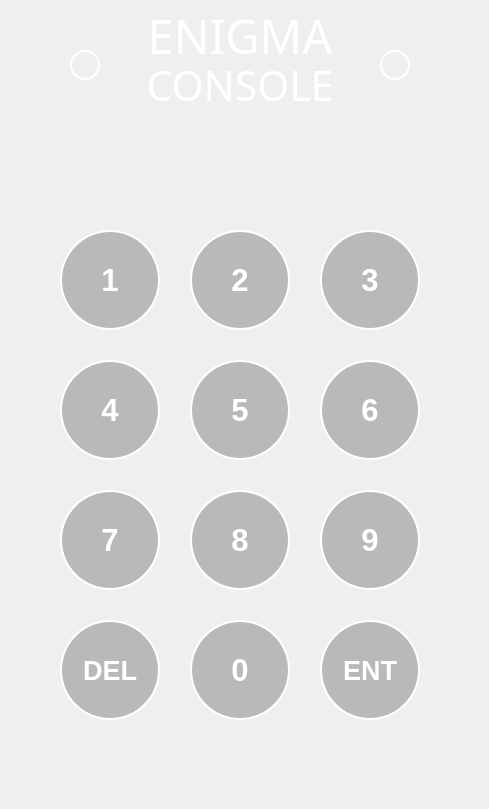
    <widget class="QWidget" name="create_password_page1">
     <widget class="QLabel" name="background_2">
      <property name="geometry">
       <rect>
        <x>0</x>
        <y>0</y>
        <width>480</width>
        <height>800</height>
       </rect>
      </property>
      <property name="styleSheet">
       <string notr="true">background-image: url(bg-vertical.png);</string>
      </property>
      <property name="text">
       <string/>
      </property>
     </widget>
     <widget class="QLabel" name="enigmatext_2">
      <property name="geometry">
       <rect>
        <x>0</x>
        <y>10</y>
        <width>480</width>
        <height>51</height>
       </rect>
      </property>
      <property name="font">
       <font>
        <family>Montserrat Black</family>
        <pointsize>35</pointsize>
       </font>
      </property>
      <property name="styleSheet">
       <string notr="true">color:rgba(255,255,255,255);
</string>
      </property>
      <property name="text">
       <string>ENIGMA</string>
      </property>
      <property name="textFormat">
       <enum>Qt::PlainText</enum>
      </property>
      <property name="alignment">
       <set>Qt::AlignCenter</set>
      </property>
     </widget>
     <widget class="QLabel" name="consoletext_2">
      <property name="geometry">
       <rect>
        <x>0</x>
        <y>60</y>
        <width>480</width>
        <height>51</height>
       </rect>
      </property>
      <property name="font">
       <font>
        <family>Montserrat Light</family>
        <pointsize>31</pointsize>
       </font>
      </property>
      <property name="styleSheet">
       <string notr="true">
color:rgba(255,255,255,255);</string>
      </property>
      <property name="text">
       <string>CONSOLE</string>
      </property>
      <property name="textFormat">
       <enum>Qt::AutoText</enum>
      </property>
      <property name="alignment">
       <set>Qt::AlignCenter</set>
      </property>
     </widget>
     <widget class="QPushButton" name="num4_pushbutton">
      <property name="geometry">
       <rect>
        <x>60</x>
        <y>360</y>
        <width>100</width>
        <height>100</height>
       </rect>
      </property>
      <property name="font">
       <font>
        <pointsize>23</pointsize>
        <weight>75</weight>
        <bold>true</bold>
       </font>
      </property>
      <property name="styleSheet">
       <string notr="true">QPushButton {
        color: white; 
        border: 2px solid white; 
        border-radius: 50px; 
        background-color: rgba(96, 96, 96, 96);; 
        padding: 5px; 
    }

    QPushButton:pressed {
        background-color: rgba(196, 196, 196, 196); 

 }</string>
      </property>
      <property name="text">
       <string>4</string>
      </property>
      <property name="iconSize">
       <size>
        <width>50</width>
        <height>50</height>
       </size>
      </property>
      <property name="autoDefault">
       <bool>false</bool>
      </property>
      <property name="flat">
       <bool>true</bool>
      </property>
     </widget>
     <widget class="QPushButton" name="num7_pushbutton">
      <property name="geometry">
       <rect>
        <x>60</x>
        <y>490</y>
        <width>100</width>
        <height>100</height>
       </rect>
      </property>
      <property name="font">
       <font>
        <pointsize>23</pointsize>
        <weight>75</weight>
        <bold>true</bold>
       </font>
      </property>
      <property name="styleSheet">
       <string notr="true">QPushButton {
        color: white; 
        border: 2px solid white; 
        border-radius: 50px; 
        background-color: rgba(96, 96, 96, 96);; 
        padding: 5px; 
    }

    QPushButton:pressed {
        background-color: rgba(196, 196, 196, 196); 

 }</string>
      </property>
      <property name="text">
       <string>7</string>
      </property>
     </widget>
     <widget class="QPushButton" name="num5_pushbutton">
      <property name="geometry">
       <rect>
        <x>190</x>
        <y>360</y>
        <width>100</width>
        <height>100</height>
       </rect>
      </property>
      <property name="font">
       <font>
        <pointsize>23</pointsize>
        <weight>75</weight>
        <bold>true</bold>
       </font>
      </property>
      <property name="styleSheet">
       <string notr="true">QPushButton {
        color: white; 
        border: 2px solid white; 
        border-radius: 50px; 
        background-color: rgba(96, 96, 96, 96);; 
        padding: 5px; 
    }

    QPushButton:pressed {
        background-color: rgba(196, 196, 196, 196); 

 }</string>
      </property>
      <property name="text">
       <string>5</string>
      </property>
     </widget>
     <widget class="QPushButton" name="num0_pushbutton">
      <property name="geometry">
       <rect>
        <x>190</x>
        <y>620</y>
        <width>100</width>
        <height>100</height>
       </rect>
      </property>
      <property name="font">
       <font>
        <pointsize>23</pointsize>
        <weight>75</weight>
        <bold>true</bold>
       </font>
      </property>
      <property name="styleSheet">
       <string notr="true">QPushButton {
        color: white; 
        border: 2px solid white; 
        border-radius: 50px; 
        background-color: rgba(96, 96, 96, 96);; 
        padding: 5px; 
    }

    QPushButton:pressed {
        background-color: rgba(196, 196, 196, 196); 

 }</string>
      </property>
      <property name="text">
       <string>0</string>
      </property>
     </widget>
     <widget class="QPushButton" name="num6_pushbutton">
      <property name="geometry">
       <rect>
        <x>320</x>
        <y>360</y>
        <width>100</width>
        <height>100</height>
       </rect>
      </property>
      <property name="font">
       <font>
        <pointsize>23</pointsize>
        <weight>75</weight>
        <bold>true</bold>
       </font>
      </property>
      <property name="styleSheet">
       <string notr="true">QPushButton {
        color: white; 
        border: 2px solid white; 
        border-radius: 50px; 
        background-color: rgba(96, 96, 96, 96);; 
        padding: 5px; 
    }

    QPushButton:pressed {
        background-color: rgba(196, 196, 196, 196); 

 }</string>
      </property>
      <property name="text">
       <string>6</string>
      </property>
     </widget>
     <widget class="QPushButton" name="ent_pushbutton">
      <property name="geometry">
       <rect>
        <x>320</x>
        <y>620</y>
        <width>100</width>
        <height>100</height>
       </rect>
      </property>
      <property name="font">
       <font>
        <pointsize>20</pointsize>
        <weight>75</weight>
        <bold>true</bold>
       </font>
      </property>
      <property name="styleSheet">
       <string notr="true">QPushButton {
        color: white; 
        border: 2px solid white; 
        border-radius: 50px; 
        background-color: rgba(96, 96, 96, 96);; 
        padding: 5px; 
    }

    QPushButton:pressed {
        background-color: rgba(196, 196, 196, 196); 

 }</string>
      </property>
      <property name="text">
       <string>ENT</string>
      </property>
     </widget>
     <widget class="QPushButton" name="num1_pushbutton">
      <property name="geometry">
       <rect>
        <x>60</x>
        <y>230</y>
        <width>100</width>
        <height>100</height>
       </rect>
      </property>
      <property name="font">
       <font>
        <pointsize>23</pointsize>
        <weight>75</weight>
        <bold>true</bold>
       </font>
      </property>
      <property name="styleSheet">
       <string notr="true">
QPushButton {
        color: white; 
        border: 2px solid white; 
        border-radius: 50px; 
        background-color: rgba(96, 96, 96, 96);; 
        padding: 5px; 
    }

    QPushButton:pressed {
        background-color: rgba(196, 196, 196, 196); 

 }</string>
      </property>
      <property name="text">
       <string>1</string>
      </property>
      <property name="iconSize">
       <size>
        <width>50</width>
        <height>50</height>
       </size>
      </property>
      <property name="autoDefault">
       <bool>true</bool>
      </property>
      <property name="flat">
       <bool>false</bool>
      </property>
     </widget>
     <widget class="QPushButton" name="num8_pushbutton">
      <property name="geometry">
       <rect>
        <x>190</x>
        <y>490</y>
        <width>100</width>
        <height>100</height>
       </rect>
      </property>
      <property name="font">
       <font>
        <pointsize>23</pointsize>
        <weight>75</weight>
        <bold>true</bold>
       </font>
      </property>
      <property name="styleSheet">
       <string notr="true">QPushButton {
        color: white; 
        border: 2px solid white; 
        border-radius: 50px; 
        background-color: rgba(96, 96, 96, 96);; 
        padding: 5px; 
    }

    QPushButton:pressed {
        background-color: rgba(196, 196, 196, 196); 

 }</string>
      </property>
      <property name="text">
       <string>8</string>
      </property>
     </widget>
     <widget class="QPushButton" name="del_pushbutton">
      <property name="geometry">
       <rect>
        <x>60</x>
        <y>620</y>
        <width>100</width>
        <height>100</height>
       </rect>
      </property>
      <property name="font">
       <font>
        <pointsize>20</pointsize>
        <weight>75</weight>
        <bold>true</bold>
       </font>
      </property>
      <property name="styleSheet">
       <string notr="true">QPushButton {
        color: white; 
        border: 2px solid white; 
        border-radius: 50px; 
        background-color: rgba(96, 96, 96, 96);; 
        padding: 5px; 
    }

    QPushButton:pressed {
        background-color: rgba(196, 196, 196, 196); 

 }</string>
      </property>
      <property name="text">
       <string>DEL</string>
      </property>
     </widget>
     <widget class="QPushButton" name="num3_pushbutton">
      <property name="geometry">
       <rect>
        <x>320</x>
        <y>230</y>
        <width>100</width>
        <height>100</height>
       </rect>
      </property>
      <property name="font">
       <font>
        <pointsize>23</pointsize>
        <weight>75</weight>
        <bold>true</bold>
       </font>
      </property>
      <property name="styleSheet">
       <string notr="true">QPushButton {
        color: white; 
        border: 2px solid white; 
        border-radius: 50px; 
        background-color: rgba(96, 96, 96, 96);; 
        padding: 5px; 
    }

    QPushButton:pressed {
        background-color: rgba(196, 196, 196, 196); 

 }</string>
      </property>
      <property name="text">
       <string>3</string>
      </property>
     </widget>
     <widget class="QPushButton" name="num9_pushbutton">
      <property name="geometry">
       <rect>
        <x>320</x>
        <y>490</y>
        <width>100</width>
        <height>100</height>
       </rect>
      </property>
      <property name="font">
       <font>
        <pointsize>23</pointsize>
        <weight>75</weight>
        <bold>true</bold>
       </font>
      </property>
      <property name="styleSheet">
       <string notr="true">QPushButton {
        color: white; 
        border: 2px solid white; 
        border-radius: 50px; 
        background-color: rgba(96, 96, 96, 96);; 
        padding: 5px; 
    }

    QPushButton:pressed {
        background-color: rgba(196, 196, 196, 196); 

 }</string>
      </property>
      <property name="text">
       <string>9</string>
      </property>
     </widget>
     <widget class="QPushButton" name="num2_pushbutton">
      <property name="geometry">
       <rect>
        <x>190</x>
        <y>230</y>
        <width>100</width>
        <height>100</height>
       </rect>
      </property>
      <property name="font">
       <font>
        <pointsize>23</pointsize>
        <weight>75</weight>
        <bold>true</bold>
       </font>
      </property>
      <property name="styleSheet">
       <string notr="true">QPushButton {
        color: white; 
        border: 2px solid white; 
        border-radius: 50px; 
        background-color: rgba(96, 96, 96, 96);; 
        padding: 5px; 
    }

    QPushButton:pressed {
        background-color: rgba(196, 196, 196, 196); 

 }</string>
      </property>
      <property name="text">
       <string>2</string>
      </property>
     </widget>
     <widget class="QLineEdit" name="create_password_2">
      <property name="geometry">
       <rect>
        <x>100</x>
        <y>130</y>
        <width>280</width>
        <height>60</height>
       </rect>
      </property>
      <property name="font">
       <font>
        <pointsize>20</pointsize>
       </font>
      </property>
      <property name="autoFillBackground">
       <bool>false</bool>
      </property>
      <property name="styleSheet">
       <string notr="true">background-color:rgba(0, 0, 0, 0);
border:none;
border-bottom:3px solid rgba(237, 237, 237, 237);
color:rgba(237, 237, 237, 237);
padding-bottom:7px;
background-color: rgba(0, 0, 0, 0);</string>
      </property>
      <property name="frame">
       <bool>true</bool>
      </property>
      <property name="echoMode">
       <enum>QLineEdit::Password</enum>
      </property>
      <property name="alignment">
       <set>Qt::AlignCenter</set>
      </property>
      <property name="placeholderText">
       <string>Create Password</string>
      </property>
      <property name="clearButtonEnabled" stdset="0">
       <bool>false</bool>
      </property>
     </widget>
     <widget class="QPushButton" name="control1_pushbutton">
      <property name="geometry">
       <rect>
        <x>70</x>
        <y>50</y>
        <width>30</width>
        <height>30</height>
       </rect>
      </property>
      <property name="font">
       <font>
        <pointsize>23</pointsize>
        <weight>75</weight>
        <bold>true</bold>
       </font>
      </property>
      <property name="styleSheet">
       <string notr="true">QPushButton {
        color: white; 
        border: 2px solid white; 
        border-radius: 15px; 
        background-color: transparent; 
        padding: 5px; 
    }

    QPushButton:pressed {
        background-color: rgba(96, 96, 96, 96); 
 }</string>
      </property>
      <property name="text">
       <string/>
      </property>
      <property name="iconSize">
       <size>
        <width>50</width>
        <height>50</height>
       </size>
      </property>
      <property name="autoDefault">
       <bool>true</bool>
      </property>
      <property name="flat">
       <bool>false</bool>
      </property>
     </widget>
     <widget class="QPushButton" name="control2_pushbutton">
      <property name="geometry">
       <rect>
        <x>380</x>
        <y>50</y>
        <width>30</width>
        <height>30</height>
       </rect>
      </property>
      <property name="font">
       <font>
        <pointsize>23</pointsize>
        <weight>75</weight>
        <bold>true</bold>
       </font>
      </property>
      <property name="styleSheet">
       <string notr="true">QPushButton {
        color: white; 
        border: 2px solid white; 
        border-radius: 15px; 
        background-color: transparent; 
        padding: 5px; 
    }

    QPushButton:pressed {
        background-color: rgba(96, 96, 96, 96); 
 }</string>
      </property>
      <property name="text">
       <string/>
      </property>
      <property name="iconSize">
       <size>
        <width>50</width>
        <height>50</height>
       </size>
      </property>
      <property name="autoDefault">
       <bool>true</bool>
      </property>
      <property name="flat">
       <bool>false</bool>
      </property>
     </widget>
    </widget>
